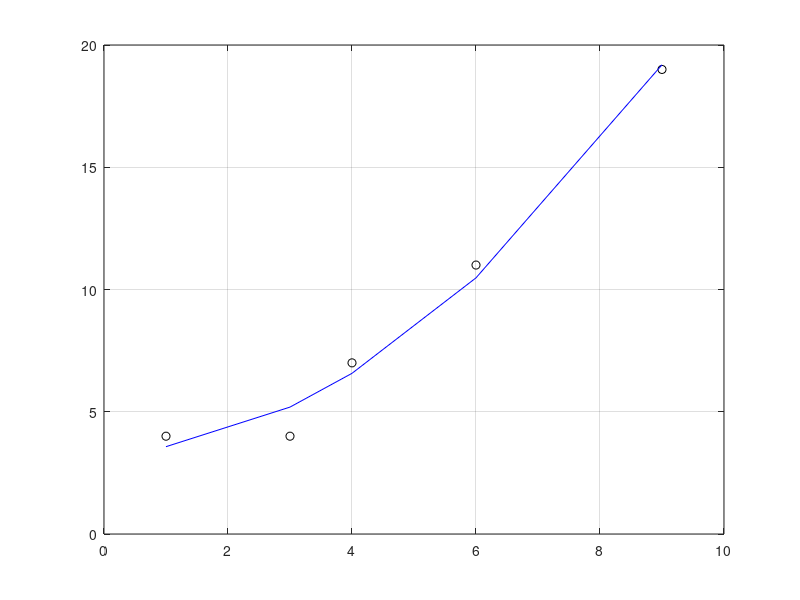
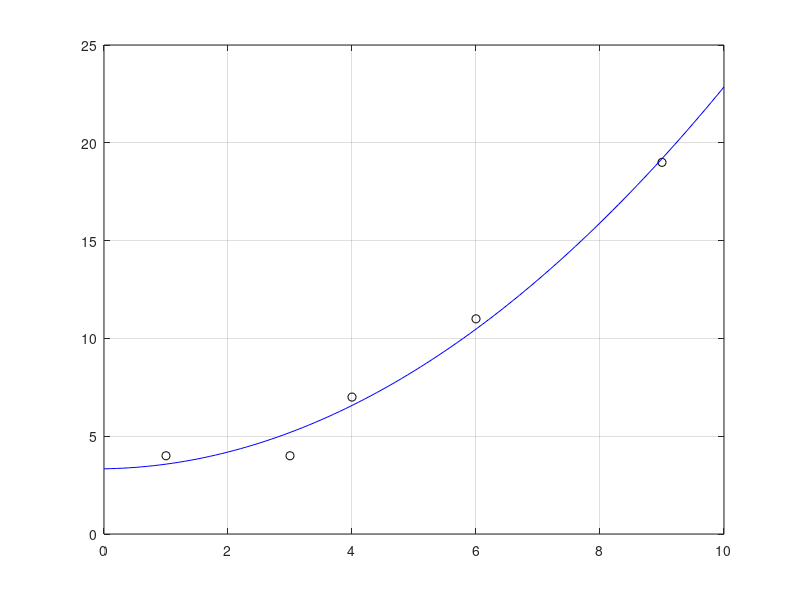

Source code (MATLAB) for these figures, in order:
clear all; close all; clc;
M = 2;
xi = [1, 3, 4, 6, 9];
yi = [4, 4, 7, 11, 19];

% Find coefficients in polynomial form
p = polyfit(xi,yi,M);
y = polyval(p,xi);
figure
plot(xi,yi,'ok')
hold on; grid on;
plot(xi,y,'-b')

% Use these coefficients with other datas rather than xi
x_new = linspace(0,10,101);
y_new = polyval(p,x_new);
figure
plot(xi,yi,'ok')
hold on; grid on;
plot(x_new,y_new,'-b')